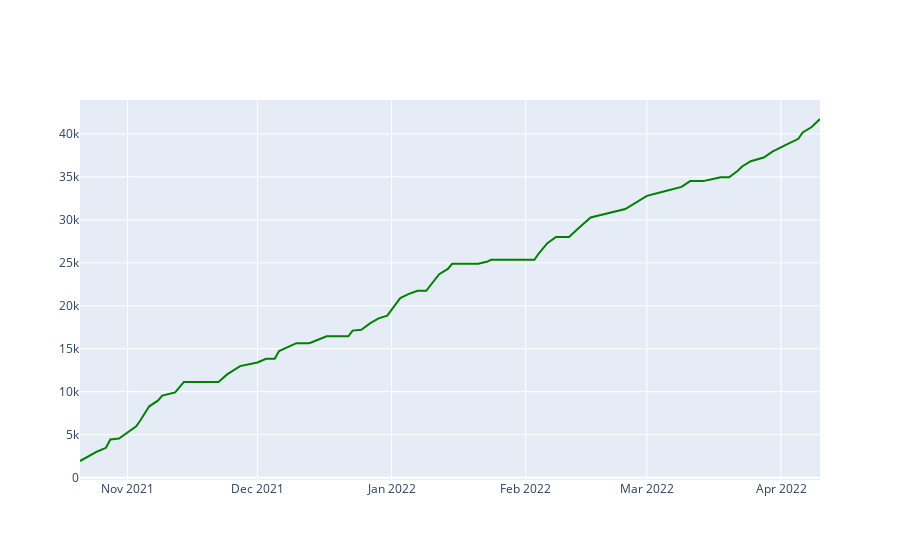

The cell this chart's notebook holds for it:
### Code cell
team_value='ATL'
data = pd.read_csv('schedule_cd.csv', index_col=0)
d=data[data['team']==team_value].sort_values(by='datetime', key=pd.to_datetime)
d=d[d['season']==2022]

fig = go.Figure()
fig.add_trace(
    go.Scatter(x = pd.to_datetime(d['datetime']), 
            y = d['cd'],
            mode = 'lines',
            line={'color': 'green'},
            name=team_value,
            )
)
fig.show()
